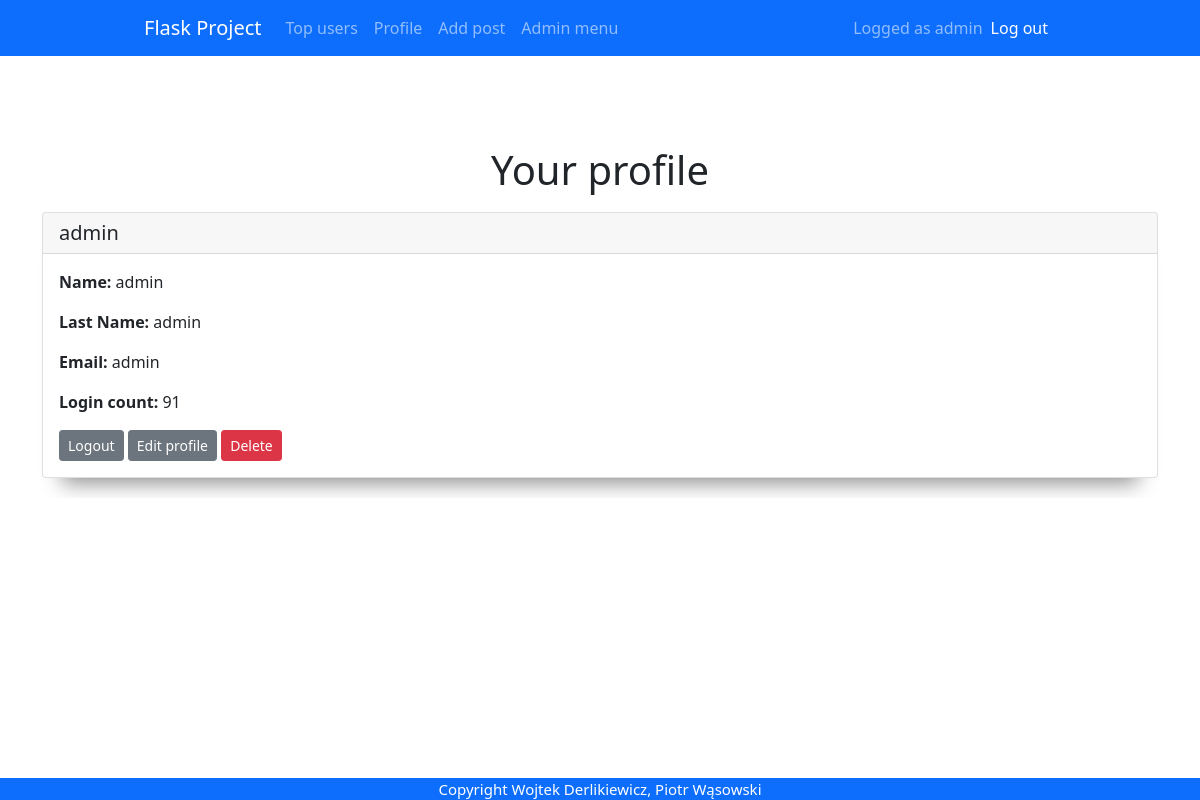
Before: /profile (signed in) with the older database file.
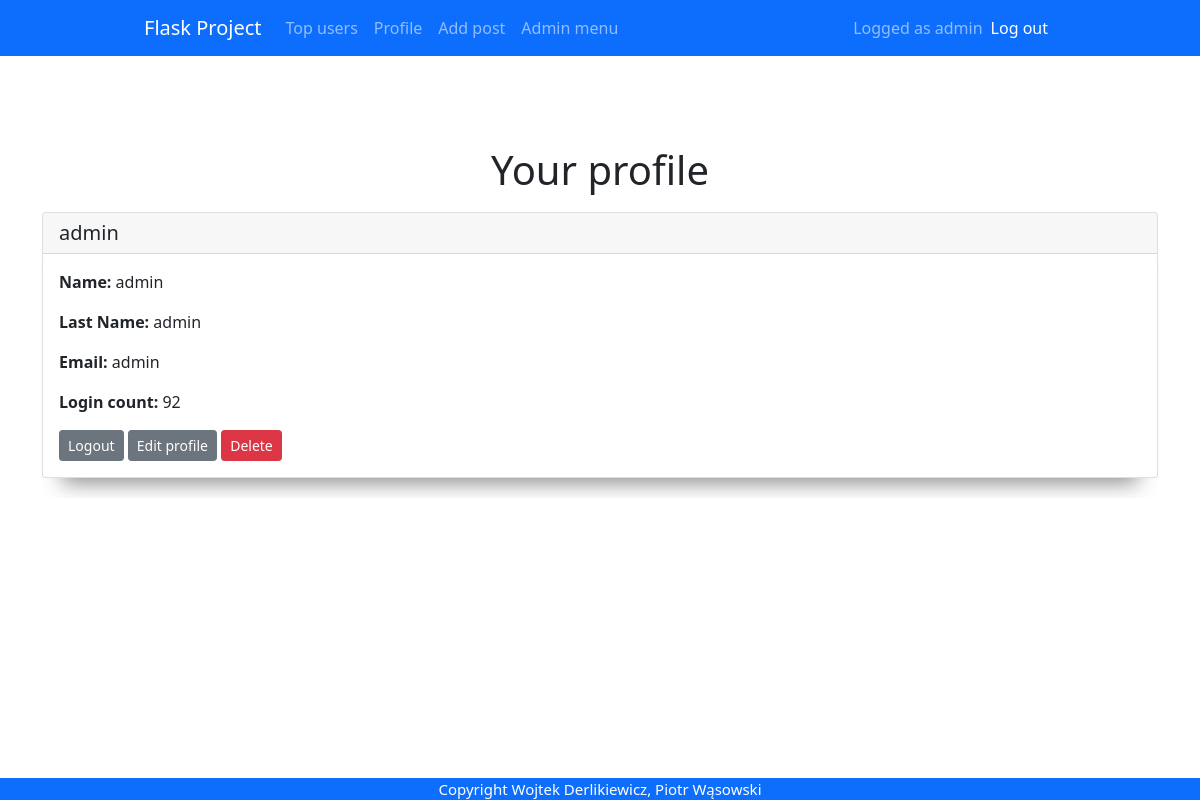
After: the same page with the newer database file.
### app.py (models this page shows)
class User(db.Model, UserMixin):
    id = db.Column(db.Integer, primary_key = True)
    email = db.Column(db.String(30), nullable=False, unique=True)
    name = db.Column(db.String(20), nullable=False)
    last_name = db.Column(db.String(20), nullable=False)
    password = db.Column(db.String(80), nullable=False)
    login_count = db.Column(db.Integer, nullable=False, default=0)
    isAdmin = db.Column(db.Boolean(), nullable=False, default=False)

### app.py (the view)
@app.route('/profile', methods=['GET', 'POST'])
@login_required
def profile():
    user = current_user
    return render_template('profile.html', user=user)

### app.py (called while the page is built)
@login_manager.user_loader
def load_user(user_id):
    return User.query.get(int(user_id))

### templates/profile.html
{% extends "base.html" %} {% block title %}profile{% endblock %} {% block
content %}
<h1>Your profile</h1>
<div class="card">
  <h5 class="card-header">{{ current_user.name }}</h5>
  <div class="card-body">
    <p class="card-text"><b>Name:</b> {{ current_user.name }}</p>
    <p class="card-text"><b>Last Name:</b> {{ current_user.last_name }}</p>
    <p class="card-text"><b>Email:</b> {{ current_user.email }}</p>
    <p class="card-text"><b>Login count:</b> {{ current_user.login_count }}</p>
    <a href="logout" class="btn btn-secondary btn-sm">Logout</a>
    <a href="/update/{{user.id}}" class="btn btn-secondary btn-sm"
      >Edit profile</a
    >
    <a href="/delete/{{user.id}}" class="btn btn btn-danger btn-sm">Delete</a>
  </div>
</div>
{% endblock %}

### templates/base.html (shortened to what this page needs)
<!DOCTYPE html>
<html lang="pl">
  <head>
    {% block styles %}
    <link
      rel="stylesheet"
      href="{{url_for('.static', filename='styles/base.css')}}"
    />
    <link
      href="https://cdn.jsdelivr.net/npm/bootstrap@5.1.3/dist/css/bootstrap.min.css"
      rel="stylesheet"
    />
    {% endblock %}
  </head>
  <body>
    <nav class="navbar navbar-expand-lg navbar-dark bg-primary">
      <div class="container-fluid">
        <a class="navbar-brand" href="{{url_for('home')}}">Flask Project</a>
        <div class="collapse navbar-collapse" id="navbarText">
          <ul class="navbar-nav me-auto mb-2 mb-lg-0">
            <li class="nav-item">
              <a class="nav-link" href="{{url_for('topUsers')}}">Top users</a>
            </li>
            {% if current_user.is_authenticated %}
            <li class="nav-item">
              <a class="nav-link" href="{{url_for('profile')}}">Profile</a>
            </li>
            <li class="nav-item">
              <a class="nav-link" href="{{url_for('add_post')}}">Add post</a>
            </li>
            {% if current_user.isAdmin == True %}
            <li class="nav-item">
              <a class="nav-link" href="{{url_for('admin')}}">Admin menu</a>
            </li>
            {% endif %} {% endif %}
          </ul>
          {% if current_user.is_authenticated %}
          <span class="navbar-text"> Logged as {{current_user.name }} </span>
          <span class="navbar-item">
            <ul class="navbar-nav me-auto mb-2 mb-lg-0">
              <li class="nav-item">
                <a
                  class="nav-link active"
                  aria-current="page"
                  href="{{url_for('logout')}}"
                  >Log out</a
                >
              </li>
            </ul>
          </span>
          {% endif %}
        </div>
      </div>
    </nav>
    <div class="container">{% block content %} {% endblock %}</div>
    <footer>Copyright Wojtek Derlikiewicz, Piotr Wąsowski</footer>
  </body>
</html>

Changed rows visible on the page:
changed User "admin": login_count "91" → "92"
